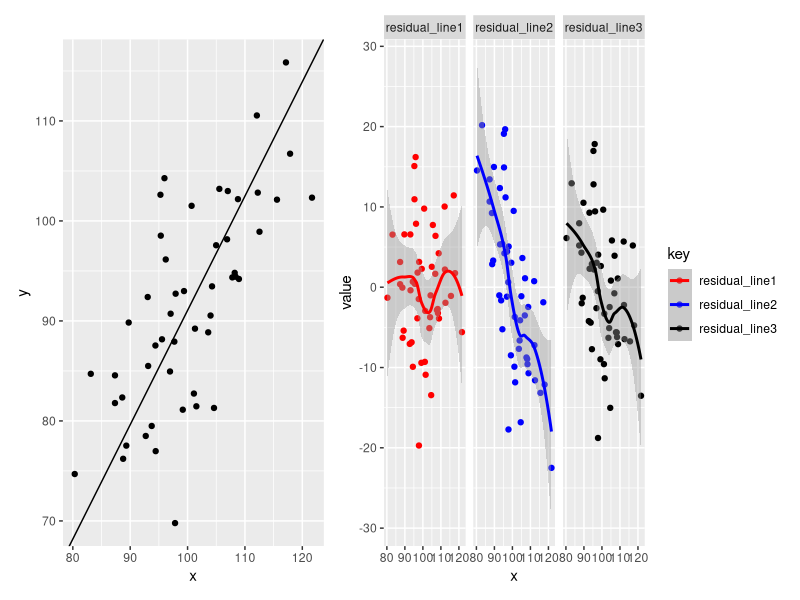
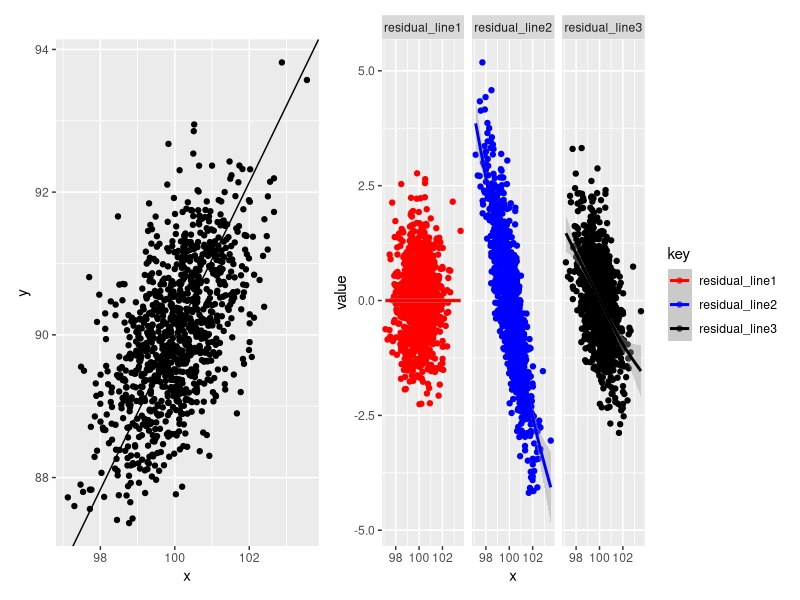
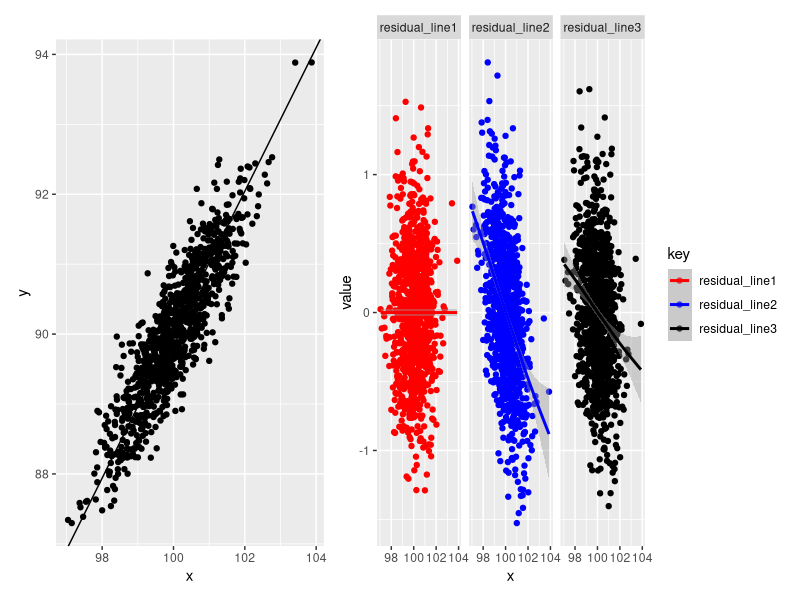
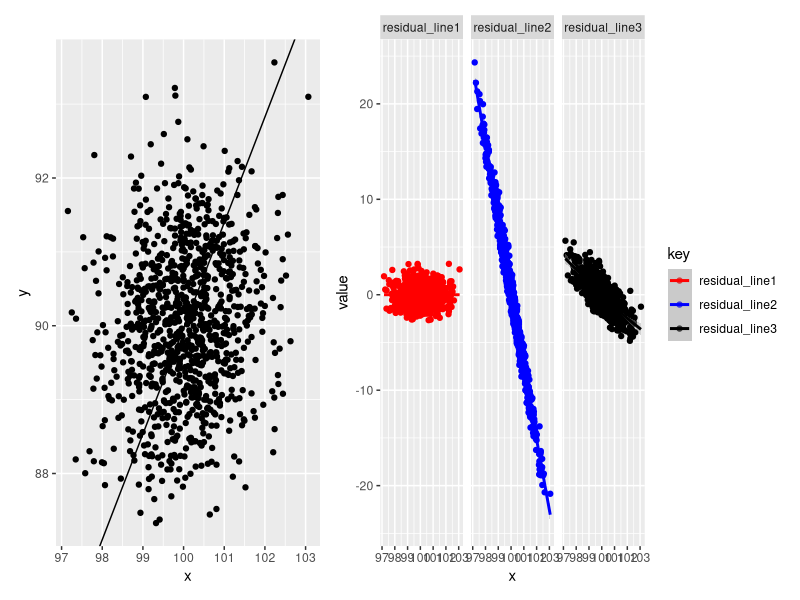
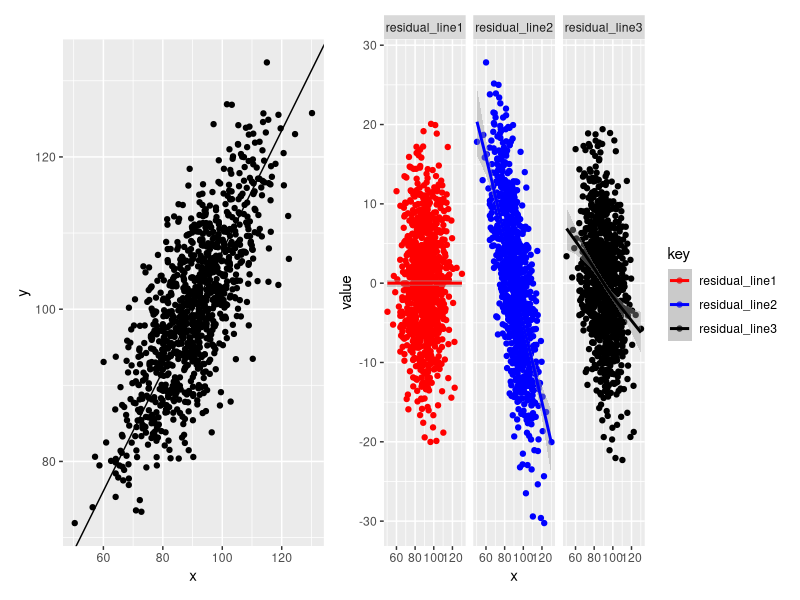
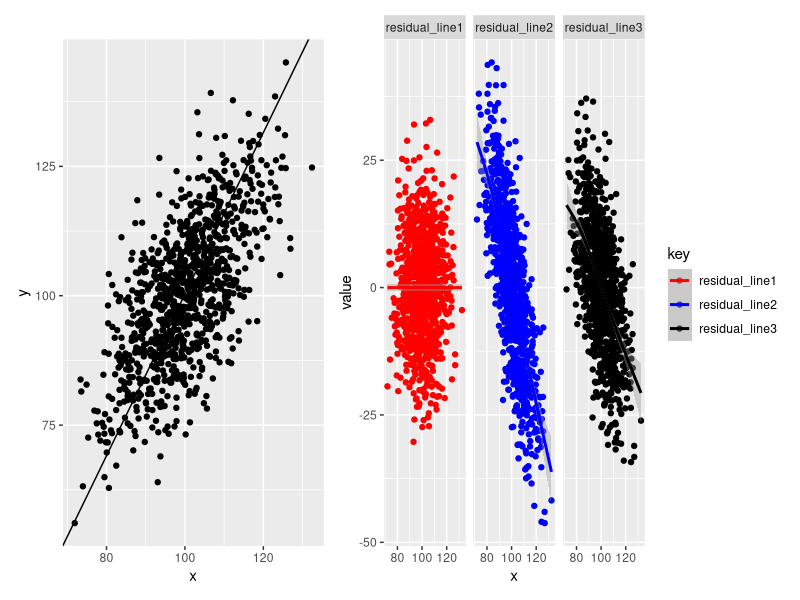
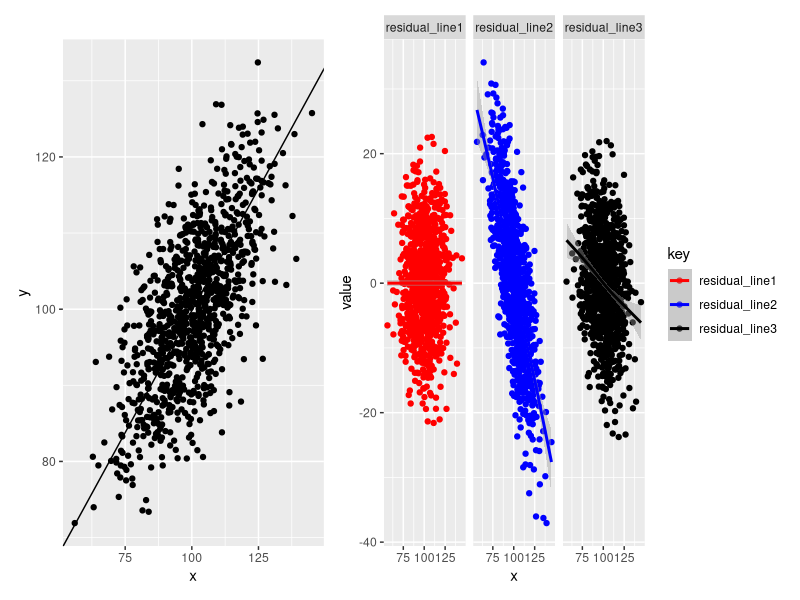
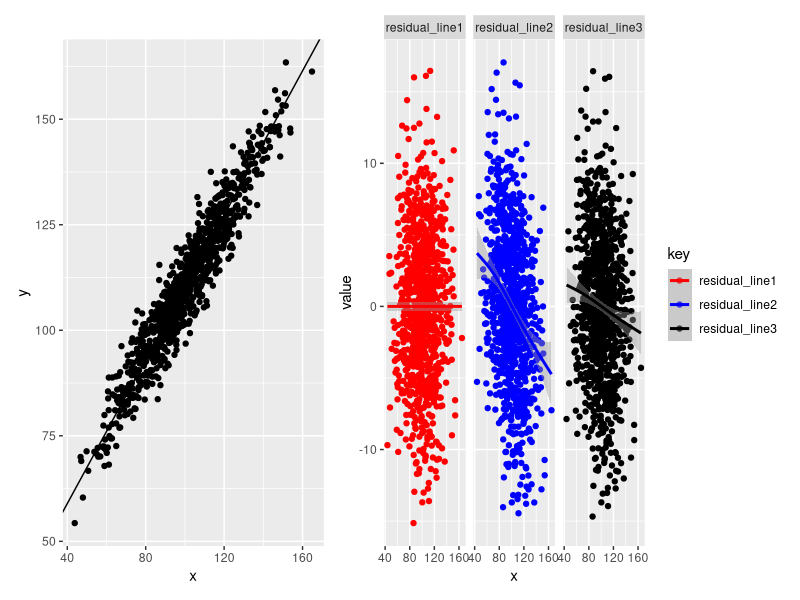

The R source for these figures, in order:
#exploring different ways of drawing lines of best fit on scatter plots
library(tidyverse)
library(mvtnorm)
library(patchwork)

#to do:
#update labels to use the correct names
#potential have 3 or 4 different types of data, and a plot for each
#add a references section and write up

make_plots <- function(x,y) {
#model y using x (standard best fit line)
line1 <- lm(y~x)$coef
line1.slope <- line1[2]
line1.intercept <- line1[1]
#model x using y (what if x is actually predicted by y, not true)
line2 <- lm(x~y)$coef
#y = mx + c
#(y-c) = mx
#x = (1/m)y - (c/m)
line2.slope <- (1/line2[2])
line2.intercept <- -(line2[1]/line2[2])

#calculate the principal components of x/y
pca <- prcomp(cbind(x,y))$rotation
pca.slope <- pca[2,1] / pca[1,1]
pca.intercept <- mean(y) - (pca.slope * mean(x))

ggplot() +
  geom_point(aes(x=x,y=y)) +
  #geom_abline(aes(slope=line1.slope,intercept=line1.intercept,colour="red") +
  #geom_abline(aes(slope=line2.slope,intercept=line2.intercept),colour="blue") +
  geom_abline(aes(slope=pca.slope,intercept=pca.intercept)) -> plot1



#calculate residuals of three lines at each real point x + plot these

data <- data.frame(x,y)
data %>%
  mutate(yhat_line1=(x*line1.slope+line1.intercept),
         xhat_line1=(y-line1.intercept)/line1.slope,
         residual_line1=-(yhat_line1-y),
         yhat_line2=(x*line2.slope+line2.intercept),
         xhat_line2=(y-line2.intercept)/line2.slope,
         residual_line2=-(yhat_line2-y),
         yhat_line3=(x*pca.slope+pca.intercept),
         xhat_line3=(y-pca.intercept)/pca.slope,
         residual_line3=-(yhat_line3-y),
         #https://en.wikipedia.org/wiki/Distance_from_a_point_to_a_line
         a=pca.slope,
         b=-1,
         c=pca.intercept,
         xhat_line3=(b*(b*x-a*y)-(a*c))/((a*a)+(b*b)),
         yhat_line3=(a*(-b*x+a*y)-(b*c))/((a*a)+(b*b)))%>% 
  select(-c(a,b,c))-> data
#currently residual_line# shows the ls residuals for y ~ x
#calculate all the residuals using the formula...

#express these as "line start / line end" coords with different labels, then can easily do facetted residual plots + calcs

#draw residual lines for fitting y~x
data %>%
  ggplot()+
  #geom_point(aes(x=x,y=yhat_line1),shape=2) +
  geom_point(aes(x=x,y=y))+
  geom_segment(aes(x=x,y=y,xend=x,yend=yhat_line1))+
  geom_abline(aes(slope=line1.slope,intercept=line1.intercept),colour="red") -> plot1a

#draw residual lines for fitting x~y
data %>%
  ggplot()+
  geom_point(aes(x=xhat_line2,y=y),shape=2) +
  geom_point(aes(x=x,y=y))+
  geom_segment(aes(x=x,y=y,xend=xhat_line2,yend=y))+
  geom_abline(aes(slope=line2.slope,intercept=line2.intercept),colour="blue") -> plot1a


#draw residual lines for fitting via pca
data %>%
  ggplot()+
  geom_point(aes(x=xhat_line3,y=yhat_line3),shape=2) +
  geom_point(aes(x=x,y=y))+
  geom_segment(aes(x=x,y=y,xend=xhat_line3,yend=yhat_line3))+
  geom_abline(aes(slope=pca.slope,intercept=pca.intercept),colour="black") -> plot1a

plot1+plot1a

data %>%
  select(x,starts_with("resid")) %>% 
  gather(key="key",value="value",-x) %>%
  ggplot(aes(x=x,y=value,color=key)) +
  facet_wrap(key ~ .) +
  geom_point() +
  geom_smooth() +
  scale_color_manual(values=c("residual_line1"="red",
                              "residual_line2"="blue",
                              "residual_line3"="black"))-> plot2

  print(plot1 + plot2)
  

}


#simulate x/y using simple sets of distributions
set.seed(123)
x <- rnorm(50,mean=100,sd=10)
# y = 0.8 * x + noise
y <- 0.8 * x + rnorm(50,mean=10,sd=8)
make_plots(x,y)

#actual multivariate normal case:
mean <- c(100,90)
sigma <- as.matrix(rbind(c(1,0.6),c(0.6,1)))
set.seed(123)
data.matrix <- rmvnorm(1000,mean,sigma)
x <- data.matrix[,1]
y <- data.matrix[,2]

make_plots(x,y)


#highly correlated rvnorm
mean <- c(100,90)
sigma <- as.matrix(rbind(c(1,0.9),c(0.9,1)))
set.seed(123)
data.matrix <- rmvnorm(1000,mean,sigma)
x <- data.matrix[,1]
y <- data.matrix[,2]

make_plots(x,y)



#lowly correlated rvnorm
mean <- c(100,90)
sigma <- as.matrix(rbind(c(1,0.2),c(0.2,1)))
set.seed(123)
data.matrix <- rmvnorm(1000,mean,sigma)
x <- data.matrix[,1]
y <- data.matrix[,2]

make_plots(x,y)


#look at what if we are measuring the wrong way round
set.seed(123)
y <- rnorm(1000,mean=100,sd=10)
# y = 0.8 * x + noise
x <- 0.8 * y + rnorm(1000,mean=10,sd=8)
make_plots(x,y)

#look at first approach with higher noise...

set.seed(123)
x <- rnorm(1000,mean=100,sd=10)
# y = 0.8 * x + noise
y <- 0.8 * x + rnorm(1000,mean=20,sd=10)
make_plots(x,y)


#look at what if we are measuring the wrong way round + high noise
set.seed(123)
y <- rnorm(1000,mean=100,sd=10)
# y = 0.8 * x + noise
x <- 0.8 * y + rnorm(1000,mean=20,sd=10)
make_plots(x,y)



#make more stretched out
set.seed(123)
x <- rnorm(1000,mean=100,sd=20)
# y = 0.8 * x + noise
y <- 0.8 * x + rnorm(1000,mean=30,sd=5)
make_plots(x,y)



#geometrically can think of levers
#if you draw a triangle, the hypotenuse is the middle PCA which balances both residuals
#the standard linear regression line only cares about vertical residuals, so is pulls the line flatter
#the reverses regression line only cares about horizontal, so pulls the line steaper
#draw the triangle + show movements.

#so if you think the true relationship is the standard regression,
#then by eye you will naturally overstate the relationship


#add an extra set of plots, show/calculate all three types of residual for the 3 different colours + facet...
#this will show what each technique is minimising.